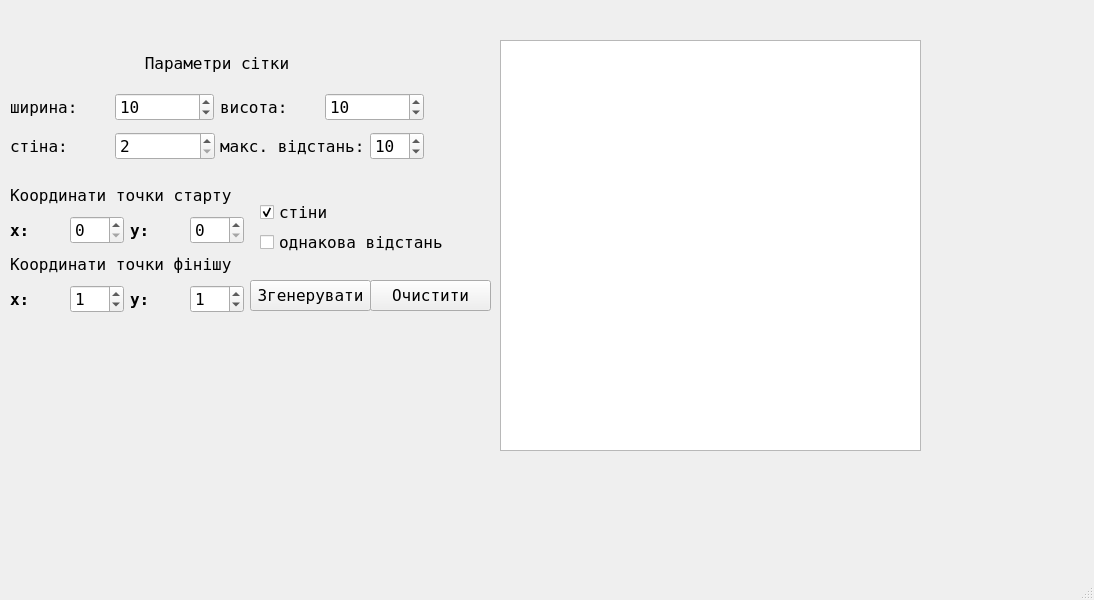
<?xml version="1.0" encoding="UTF-8"?>
<ui version="4.0">
 <class>MainWindow</class>
 <widget class="QMainWindow" name="MainWindow">
  <property name="geometry">
   <rect>
    <x>0</x>
    <y>0</y>
    <width>1094</width>
    <height>600</height>
   </rect>
  </property>
  <property name="windowTitle">
   <string>MainWindow</string>
  </property>
  <widget class="QWidget" name="centralwidget">
   <widget class="QGraphicsView" name="graphicsView">
    <property name="geometry">
     <rect>
      <x>500</x>
      <y>40</y>
      <width>421</width>
      <height>411</height>
     </rect>
    </property>
   </widget>
   <widget class="QCheckBox" name="walls">
    <property name="geometry">
     <rect>
      <x>260</x>
      <y>200</y>
      <width>92</width>
      <height>25</height>
     </rect>
    </property>
    <property name="font">
     <font>
      <family>Fixedsys</family>
      <pointsize>12</pointsize>
     </font>
    </property>
    <property name="text">
     <string>стіни</string>
    </property>
    <property name="checked">
     <bool>true</bool>
    </property>
   </widget>
   <widget class="QCheckBox" name="same_distance">
    <property name="geometry">
     <rect>
      <x>260</x>
      <y>230</y>
      <width>201</width>
      <height>25</height>
     </rect>
    </property>
    <property name="font">
     <font>
      <family>Fixedsys</family>
      <pointsize>12</pointsize>
     </font>
    </property>
    <property name="text">
     <string>однакова відстань</string>
    </property>
    <property name="checked">
     <bool>false</bool>
    </property>
   </widget>
   <widget class="QPushButton" name="generate_button">
    <property name="geometry">
     <rect>
      <x>250</x>
      <y>280</y>
      <width>121</width>
      <height>31</height>
     </rect>
    </property>
    <property name="font">
     <font>
      <family>Fixedsys</family>
      <pointsize>12</pointsize>
     </font>
    </property>
    <property name="text">
     <string>Згенерувати</string>
    </property>
   </widget>
   <widget class="QPushButton" name="clear_button">
    <property name="geometry">
     <rect>
      <x>370</x>
      <y>280</y>
      <width>121</width>
      <height>31</height>
     </rect>
    </property>
    <property name="font">
     <font>
      <family>Fixedsys</family>
      <pointsize>12</pointsize>
     </font>
    </property>
    <property name="text">
     <string>Очистити</string>
    </property>
   </widget>
   <widget class="QWidget" name="">
    <property name="geometry">
     <rect>
      <x>10</x>
      <y>180</y>
      <width>234</width>
      <height>133</height>
     </rect>
    </property>
    <layout class="QVBoxLayout" name="verticalLayout_7">
     <item>
      <layout class="QVBoxLayout" name="verticalLayout">
       <item>
        <widget class="QLabel" name="start_coords_label">
         <property name="font">
          <font>
           <family>Fixedsys</family>
           <pointsize>12</pointsize>
           <italic>false</italic>
           <bold>false</bold>
          </font>
         </property>
         <property name="text">
          <string>Координати точки старту</string>
         </property>
        </widget>
       </item>
       <item>
        <layout class="QHBoxLayout" name="horizontalLayout_3">
         <item>
          <layout class="QHBoxLayout" name="horizontalLayout_2">
           <item>
            <widget class="QLabel" name="start_x_label">
             <property name="font">
              <font>
               <family>Fixedsys</family>
               <pointsize>12</pointsize>
               <italic>false</italic>
               <bold>true</bold>
              </font>
             </property>
             <property name="text">
              <string>x:</string>
             </property>
            </widget>
           </item>
           <item>
            <widget class="QSpinBox" name="start_x">
             <property name="font">
              <font>
               <family>Fixedsys</family>
               <pointsize>12</pointsize>
              </font>
             </property>
            </widget>
           </item>
          </layout>
         </item>
         <item>
          <layout class="QHBoxLayout" name="horizontalLayout">
           <item>
            <widget class="QLabel" name="start_y_label">
             <property name="font">
              <font>
               <family>Fixedsys</family>
               <pointsize>12</pointsize>
               <italic>false</italic>
               <bold>true</bold>
              </font>
             </property>
             <property name="text">
              <string>y:</string>
             </property>
            </widget>
           </item>
           <item>
            <widget class="QSpinBox" name="start_y">
             <property name="font">
              <font>
               <family>Fixedsys</family>
               <pointsize>12</pointsize>
              </font>
             </property>
            </widget>
           </item>
          </layout>
         </item>
        </layout>
       </item>
      </layout>
     </item>
     <item>
      <layout class="QVBoxLayout" name="verticalLayout_2">
       <item>
        <widget class="QLabel" name="finish_coords_label">
         <property name="font">
          <font>
           <family>Fixedsys</family>
           <pointsize>12</pointsize>
           <italic>false</italic>
           <bold>false</bold>
          </font>
         </property>
         <property name="text">
          <string>Координати точки фінішу</string>
         </property>
        </widget>
       </item>
       <item>
        <layout class="QHBoxLayout" name="horizontalLayout_4">
         <item>
          <layout class="QHBoxLayout" name="horizontalLayout_5">
           <item>
            <widget class="QLabel" name="finish_x_label">
             <property name="font">
              <font>
               <family>Fixedsys</family>
               <pointsize>12</pointsize>
               <italic>false</italic>
               <bold>true</bold>
              </font>
             </property>
             <property name="text">
              <string>x:</string>
             </property>
            </widget>
           </item>
           <item>
            <widget class="QSpinBox" name="finish_x">
             <property name="font">
              <font>
               <family>Fixedsys</family>
               <pointsize>12</pointsize>
              </font>
             </property>
             <property name="value">
              <number>1</number>
             </property>
            </widget>
           </item>
          </layout>
         </item>
         <item>
          <layout class="QHBoxLayout" name="horizontalLayout_6">
           <item>
            <widget class="QLabel" name="finish_y_label">
             <property name="font">
              <font>
               <family>Fixedsys</family>
               <pointsize>12</pointsize>
               <italic>false</italic>
               <bold>true</bold>
              </font>
             </property>
             <property name="text">
              <string>y:</string>
             </property>
            </widget>
           </item>
           <item>
            <widget class="QSpinBox" name="finish_y">
             <property name="font">
              <font>
               <family>Fixedsys</family>
               <pointsize>12</pointsize>
              </font>
             </property>
             <property name="value">
              <number>1</number>
             </property>
            </widget>
           </item>
          </layout>
         </item>
        </layout>
       </item>
      </layout>
     </item>
    </layout>
   </widget>
   <widget class="QWidget" name="">
    <property name="geometry">
     <rect>
      <x>10</x>
      <y>40</y>
      <width>414</width>
      <height>125</height>
     </rect>
    </property>
    <layout class="QVBoxLayout" name="verticalLayout_3">
     <item>
      <widget class="QLabel" name="grid_params_label">
       <property name="font">
        <font>
         <family>Fixedsys</family>
         <pointsize>12</pointsize>
         <italic>false</italic>
         <bold>false</bold>
        </font>
       </property>
       <property name="text">
        <string>Параметри сітки</string>
       </property>
       <property name="alignment">
        <set>Qt::AlignmentFlag::AlignCenter</set>
       </property>
      </widget>
     </item>
     <item>
      <layout class="QHBoxLayout" name="horizontalLayout_18">
       <item>
        <layout class="QHBoxLayout" name="horizontalLayout_13">
         <item>
          <widget class="QLabel" name="grid_width_label">
           <property name="font">
            <font>
             <family>Fixedsys</family>
             <pointsize>12</pointsize>
             <italic>false</italic>
             <bold>false</bold>
            </font>
           </property>
           <property name="text">
            <string>ширина:</string>
           </property>
          </widget>
         </item>
         <item>
          <widget class="QSpinBox" name="grid_width">
           <property name="font">
            <font>
             <family>Fixedsys</family>
             <pointsize>12</pointsize>
            </font>
           </property>
           <property name="minimum">
            <number>1</number>
           </property>
           <property name="maximum">
            <number>100</number>
           </property>
           <property name="value">
            <number>10</number>
           </property>
          </widget>
         </item>
        </layout>
       </item>
       <item>
        <layout class="QHBoxLayout" name="horizontalLayout_14">
         <item>
          <widget class="QLabel" name="grid_height_label">
           <property name="font">
            <font>
             <family>Fixedsys</family>
             <pointsize>12</pointsize>
             <italic>false</italic>
             <bold>false</bold>
            </font>
           </property>
           <property name="text">
            <string>висота:</string>
           </property>
          </widget>
         </item>
         <item>
          <widget class="QSpinBox" name="grid_height">
           <property name="font">
            <font>
             <family>Fixedsys</family>
             <pointsize>12</pointsize>
            </font>
           </property>
           <property name="minimum">
            <number>1</number>
           </property>
           <property name="maximum">
            <number>100</number>
           </property>
           <property name="value">
            <number>10</number>
           </property>
          </widget>
         </item>
        </layout>
       </item>
      </layout>
     </item>
     <item>
      <layout class="QHBoxLayout" name="horizontalLayout_17">
       <property name="spacing">
        <number>5</number>
       </property>
       <property name="topMargin">
        <number>5</number>
       </property>
       <property name="bottomMargin">
        <number>5</number>
       </property>
       <item>
        <layout class="QHBoxLayout" name="horizontalLayout_15">
         <item>
          <widget class="QLabel" name="wall_chance_label">
           <property name="font">
            <font>
             <family>Fixedsys</family>
             <pointsize>12</pointsize>
             <italic>false</italic>
             <bold>false</bold>
            </font>
           </property>
           <property name="text">
            <string>стіна:</string>
           </property>
          </widget>
         </item>
         <item>
          <widget class="QSpinBox" name="wall_chance">
           <property name="font">
            <font>
             <family>Fixedsys</family>
             <pointsize>12</pointsize>
            </font>
           </property>
           <property name="minimum">
            <number>2</number>
           </property>
           <property name="maximum">
            <number>5</number>
           </property>
          </widget>
         </item>
        </layout>
       </item>
       <item>
        <layout class="QHBoxLayout" name="horizontalLayout_16">
         <item>
          <widget class="QLabel" name="max_dist_label">
           <property name="font">
            <font>
             <family>Fixedsys</family>
             <pointsize>12</pointsize>
             <italic>false</italic>
             <bold>false</bold>
            </font>
           </property>
           <property name="text">
            <string>макс. відстань:</string>
           </property>
          </widget>
         </item>
         <item>
          <widget class="QSpinBox" name="max_distance">
           <property name="font">
            <font>
             <family>Fixedsys</family>
             <pointsize>12</pointsize>
            </font>
           </property>
           <property name="minimum">
            <number>1</number>
           </property>
           <property name="maximum">
            <number>15</number>
           </property>
           <property name="value">
            <number>10</number>
           </property>
          </widget>
         </item>
        </layout>
       </item>
      </layout>
     </item>
    </layout>
   </widget>
  </widget>
  <widget class="QMenuBar" name="menubar">
   <property name="geometry">
    <rect>
     <x>0</x>
     <y>0</y>
     <width>1094</width>
     <height>25</height>
    </rect>
   </property>
  </widget>
  <widget class="QStatusBar" name="statusbar"/>
 </widget>
 <resources/>
 <connections/>
</ui>
